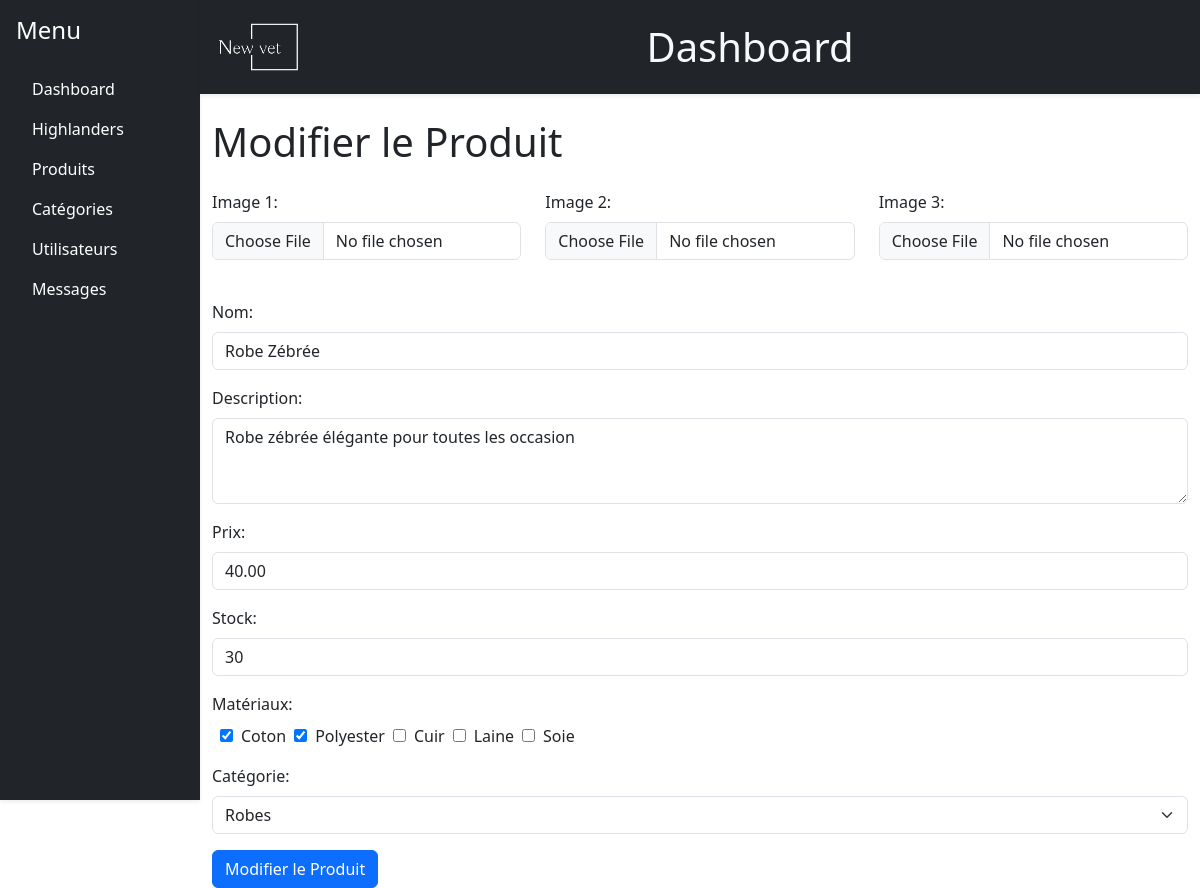
/backoffice/product.php?id=1, run on the app's committed database.
### tables this page shows
CREATE TABLE `produits` (
  `id` int(11) NOT NULL,
  `categorie_id` int(11) DEFAULT NULL,
  `nom` varchar(255) NOT NULL,
  `description` text DEFAULT NULL,
  `prix` decimal(10,2) NOT NULL,
  `stock` int(11) DEFAULT 0,
  `date_ajout` date NOT NULL DEFAULT current_timestamp(),
  `en_priorite` tinyint(1) NOT NULL DEFAULT 0
);

CREATE TABLE `materiaux` (
  `id` int(11) NOT NULL,
  `nom` varchar(100) NOT NULL
);

### functions.php (called while the page is built, shortened)
<?php
function getProductById($con, $productId){
    $query = "SELECT * FROM produits WHERE id = '$productId'";
    $result = mysqli_query($con,$query);
    if($result && mysqli_num_rows($result)> 0){
        $product = mysqli_fetch_assoc($result);
        return $product;
    }
}
function getMaterialsIDByProduct($con, $product){
    $query = "SELECT materiau_id FROM produits_materiaux WHERE produit_id = '$product'";
    $result = mysqli_query($con, $query);
    if($result && mysqli_num_rows($result) > 0){
        $materials = mysqli_fetch_all($result, MYSQLI_ASSOC);
        $materialsID = array();
        foreach ($materials as $material) {
            $materialsID[] = $material['materiau_id'];
        }
        return $materialsID;
    }
    return false;
}
function getMaterials($con) {
    $query = "SELECT * FROM materiaux";
    $result = $con->query($query);
    $materials = $result->fetch_all(MYSQLI_ASSOC);
    return $materials;
}
function getCategories($con) {
    $query = "SELECT * FROM categories";
    $result = $con->query($query);
    $categories = $result->fetch_all(MYSQLI_ASSOC);
    return $categories;
}
?>

### backoffice/product.php (the view, shortened to what this page needs)
<?php
include('../config.php');
include('../functions.php');
$productID = intval($_GET['id']);
$product = getProductById($con, $productID);
?>
<!DOCTYPE html>
<html lang="fr">
<head>
    <link rel="stylesheet" href="https://cdn.jsdelivr.net/npm/bootstrap-icons@1.11.3/font/bootstrap-icons.min.css">
    <link href="https://cdn.jsdelivr.net/npm/bootstrap@5.3.3/dist/css/bootstrap.min.css" rel="stylesheet">
</head>
<body>
    <div class="container-fluid p-0">
        <div class="row g-0">
            <div class="col-md-2 p-0">
                <?php include 'navbar.php'; ?>
            </div>
            <div class="col-md-10 p-0">
                <?php include 'header.php'; ?>
                <div class="container mt-4">
                    <h1 class="mb-4">Modifier le Produit</h1>
                    <form id="productForm" method="POST" enctype="multipart/form-data">
                        <div class="row mb-3">
                            <div class="col">
                                <label for="image1" class="form-label">Image 1:</label>
                                <input type="file" id="image1" name="image1" class="form-control" accept="image/webp">
                                <div class="img-container">
                                </div>
                            </div>
                            <div class="col">
                                <label for="image2" class="form-label">Image 2:</label>
                                <input type="file" id="image2" name="image2" class="form-control" accept="image/webp">
                                <div class="img-container">
                                </div>
                            </div>
                            <div class="col">
                                <label for="image3" class="form-label">Image 3:</label>
                                <input type="file" id="image3" name="image3" class="form-control" accept="image/webp">
                                <div class="img-container">
                                </div>
                            </div>
                        </div>
                        <div class="mb-3">
                            <label for="nom" class="form-label">Nom:</label>
                            <input type="text" id="nom" name="nom" class="form-control" value="<?php echo $product['nom']; ?>" required>
                        </div>
                        <div class="mb-3">
                            <label for="description" class="form-label">Description:</label>
                            <textarea id="description" name="description" class="form-control" rows="3" required><?php echo $product['description']; ?></textarea>
                        </div>
                        <div class="mb-3">
                            <label for="prix" class="form-label">Prix:</label>
                            <input type="number" id="prix" name="prix" class="form-control" step="0.01" required value="<?php echo $product['prix']; ?>">
                        </div>
                        <div class="mb-3">
                            <label for="stock" class="form-label">Stock:</label>
                            <input type="number" id="stock" name="stock" class="form-control" required value="<?php echo $product['stock']; ?>">
                        </div>
                        <div class="mb-3">
                            <label for='material' class='form-label'>Matériaux:</label><br />
                            <?php
                            $materials = getMaterials($con);
                            $associatedMaterialIds = getMaterialsIDByProduct($con, $productID);
                            foreach ($materials as $material) {
                                $idMat = $material['id'];
                                $nomMat = $material['nom'];
                                $checked = in_array($idMat, $associatedMaterialIds) ? 'checked' : '';
                                echo "<input type='checkbox' class='mx-2' id='material$idMat' name='material[]' value='$idMat' $checked>$nomMat</input>";
                            }
                            ?>
                        </div>
                        <div class="mb-3">
                            <label for="categorie_id" class="form-label">Catégorie:</label>
                            <select id="categorie_id" name="categorie_id" class="form-select">
                                <?php
                                $categories = getCategories($con);
                                foreach ($categories as $cat) {
                                    $selected = ($cat['id'] == $product['categorie_id']) ? ' selected' : '';
                                    echo "<option value='{$cat['id']}'$selected>{$cat['nom']}</option>";
                                }
                                ?>
                            </select>
                        </div>
                        <button type="submit" class="btn btn-primary">Modifier le Produit</button>
                    </form>
                </div>
            </div>
        </div>
    </div>
</body>
</html>

### backoffice/product.php (style rules this page uses)
.img-container { position: relative; display: inline-block; width: 30%; }

### data on the page
produits: nom "Robe Zébrée", description "Robe zébrée élégante pour toutes les occasion", prix "40.00", stock "30"
materiaux: nom "Coton"
materiaux: nom "Polyester"
materiaux: nom "Cuir"
materiaux: nom "Laine"
materiaux: nom "Soie"

### other printed values
form field categorie_id "Robes"
